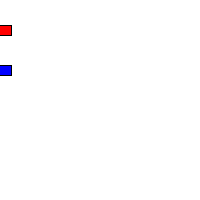
Frame 1 (no input)
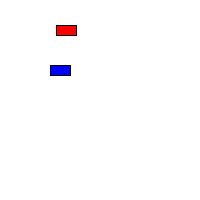
Frame 60 (the mouse pressed at the canvas centre just before this capture)
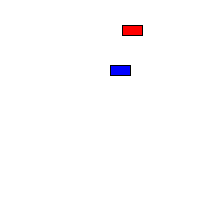
Frame 120 (the mouse held since frame 60 and released just before this capture)

The Processing sketch that drew these frames (run headless with seeded random() and noise(); from frame 60 on, the mouse is pressed at the canvas centre):

// Processing sketch: processing_116858
// ── processing_116858.pde

Car myCar1;
Car myCar2; // Two objects!

void setup() {
  size(200,200);
  // Parameters go inside the parentheses when the object is constructed.
  myCar1 = new Car(color(255,0,0),0,30,1.1); 
  myCar2 = new Car(color(0,0,255),0,70,1);
}

void draw() {
  background(255);
  myCar1.drive();
  myCar1.display();
  myCar2.drive();
  myCar2.display();
}

// Even though there are multiple objects, we still only need one class. 
// No matter how many cookies we make, only one cookie cutter is needed.
class Car { 
  color c;
  float xpos;
  float ypos;
  float xspeed;

  // The Constructor is defined with arguments.
  Car(color tempC, float tempXpos, float tempYpos, float tempXspeed) { 
    c = tempC;
    xpos = tempXpos;
    ypos = tempYpos;
    xspeed = tempXspeed;
  }

  void display() {
    stroke(0);
    fill(c);
    rectMode(CENTER);
    rect(xpos,ypos,20,10);
  }

  void drive() {
    xpos = xpos + xspeed;
    if (xpos > width) {
      xpos = 0;
    }
  }
}
